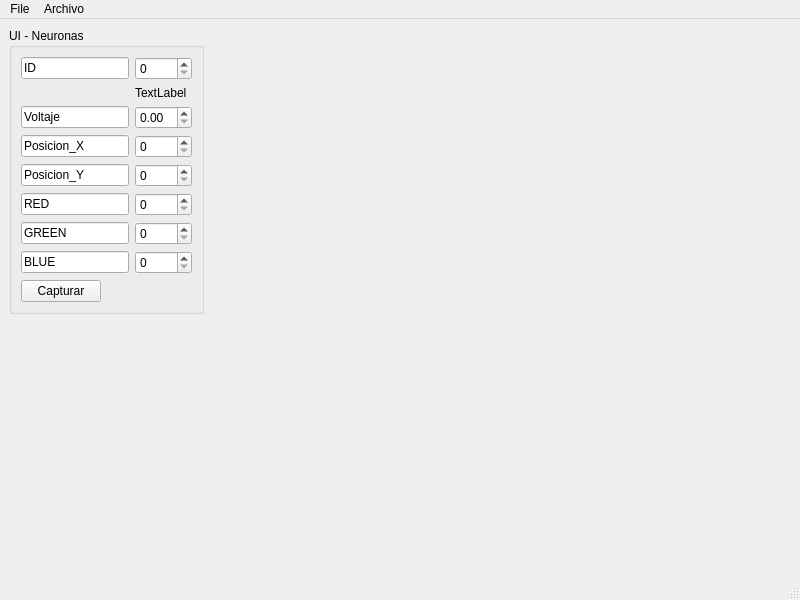
<?xml version="1.0" encoding="UTF-8"?>
<ui version="4.0">
 <class>MainWindow</class>
 <widget class="QMainWindow" name="MainWindow">
  <property name="geometry">
   <rect>
    <x>0</x>
    <y>0</y>
    <width>800</width>
    <height>600</height>
   </rect>
  </property>
  <property name="windowTitle">
   <string>MainWindow</string>
  </property>
  <widget class="QWidget" name="centralwidget">
   <layout class="QFormLayout" name="formLayout">
    <item row="0" column="0">
     <widget class="QGroupBox" name="groupBox">
      <property name="title">
       <string>UI - Neuronas</string>
      </property>
      <layout class="QFormLayout" name="formLayout_2">
       <item row="0" column="0">
        <widget class="QLineEdit" name="lineEdit">
         <property name="text">
          <string>ID</string>
         </property>
        </widget>
       </item>
       <item row="0" column="1">
        <widget class="QSpinBox" name="Id"/>
       </item>
       <item row="1" column="1">
        <widget class="QLabel" name="res">
         <property name="text">
          <string>TextLabel</string>
         </property>
        </widget>
       </item>
       <item row="2" column="0">
        <widget class="QLineEdit" name="lineEdit_2">
         <property name="text">
          <string>Voltaje</string>
         </property>
        </widget>
       </item>
       <item row="2" column="1">
        <widget class="QDoubleSpinBox" name="Voltaje"/>
       </item>
       <item row="3" column="0">
        <widget class="QLineEdit" name="lineEdit_3">
         <property name="text">
          <string>Posicion_X</string>
         </property>
        </widget>
       </item>
       <item row="3" column="1">
        <widget class="QSpinBox" name="Posicionx"/>
       </item>
       <item row="4" column="0">
        <widget class="QLineEdit" name="lineEdit_4">
         <property name="text">
          <string>Posicion_Y</string>
         </property>
        </widget>
       </item>
       <item row="4" column="1">
        <widget class="QSpinBox" name="PosicionY"/>
       </item>
       <item row="5" column="0">
        <widget class="QLineEdit" name="lineEdit_5">
         <property name="text">
          <string>RED</string>
         </property>
        </widget>
       </item>
       <item row="5" column="1">
        <widget class="QSpinBox" name="red"/>
       </item>
       <item row="6" column="0">
        <widget class="QLineEdit" name="lineEdit_6">
         <property name="text">
          <string>GREEN</string>
         </property>
        </widget>
       </item>
       <item row="6" column="1">
        <widget class="QSpinBox" name="green"/>
       </item>
       <item row="7" column="0">
        <widget class="QLineEdit" name="lineEdit_7">
         <property name="text">
          <string>BLUE</string>
         </property>
        </widget>
       </item>
       <item row="7" column="1">
        <widget class="QSpinBox" name="blue"/>
       </item>
       <item row="8" column="0">
        <widget class="QPushButton" name="Captura">
         <property name="enabled">
          <bool>true</bool>
         </property>
         <property name="mouseTracking">
          <bool>false</bool>
         </property>
         <property name="accessibleDescription">
          <string notr="true"/>
         </property>
         <property name="text">
          <string>Capturar</string>
         </property>
         <property name="checkable">
          <bool>true</bool>
         </property>
        </widget>
       </item>
      </layout>
     </widget>
    </item>
   </layout>
  </widget>
  <widget class="QMenuBar" name="menubar">
   <property name="geometry">
    <rect>
     <x>0</x>
     <y>0</y>
     <width>800</width>
     <height>22</height>
    </rect>
   </property>
   <widget class="QMenu" name="menuFile">
    <property name="title">
     <string>File</string>
    </property>
    <addaction name="separator"/>
    <addaction name="actionAbrir"/>
    <addaction name="actionGuardar"/>
   </widget>
   <widget class="QMenu" name="menuArchivo">
    <property name="title">
     <string>Archivo</string>
    </property>
    <addaction name="separator"/>
    <addaction name="separator"/>
    <addaction name="separator"/>
    <addaction name="separator"/>
   </widget>
   <addaction name="menuFile"/>
   <addaction name="menuArchivo"/>
  </widget>
  <widget class="QStatusBar" name="statusbar"/>
  <action name="actionAbrir">
   <property name="text">
    <string>Abrir</string>
   </property>
  </action>
  <action name="actionGuardar">
   <property name="text">
    <string>Guardar</string>
   </property>
  </action>
 </widget>
 <resources/>
 <connections/>
</ui>
